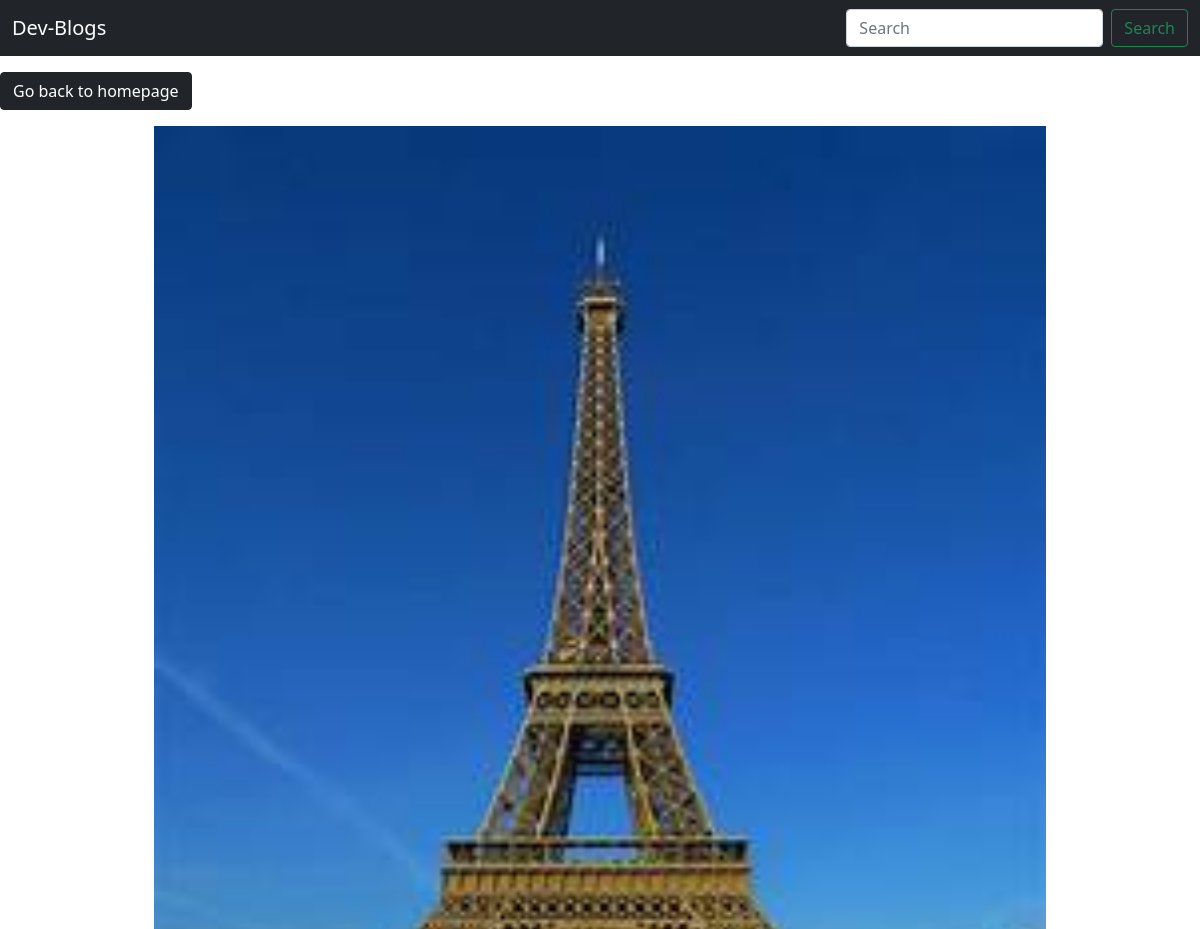
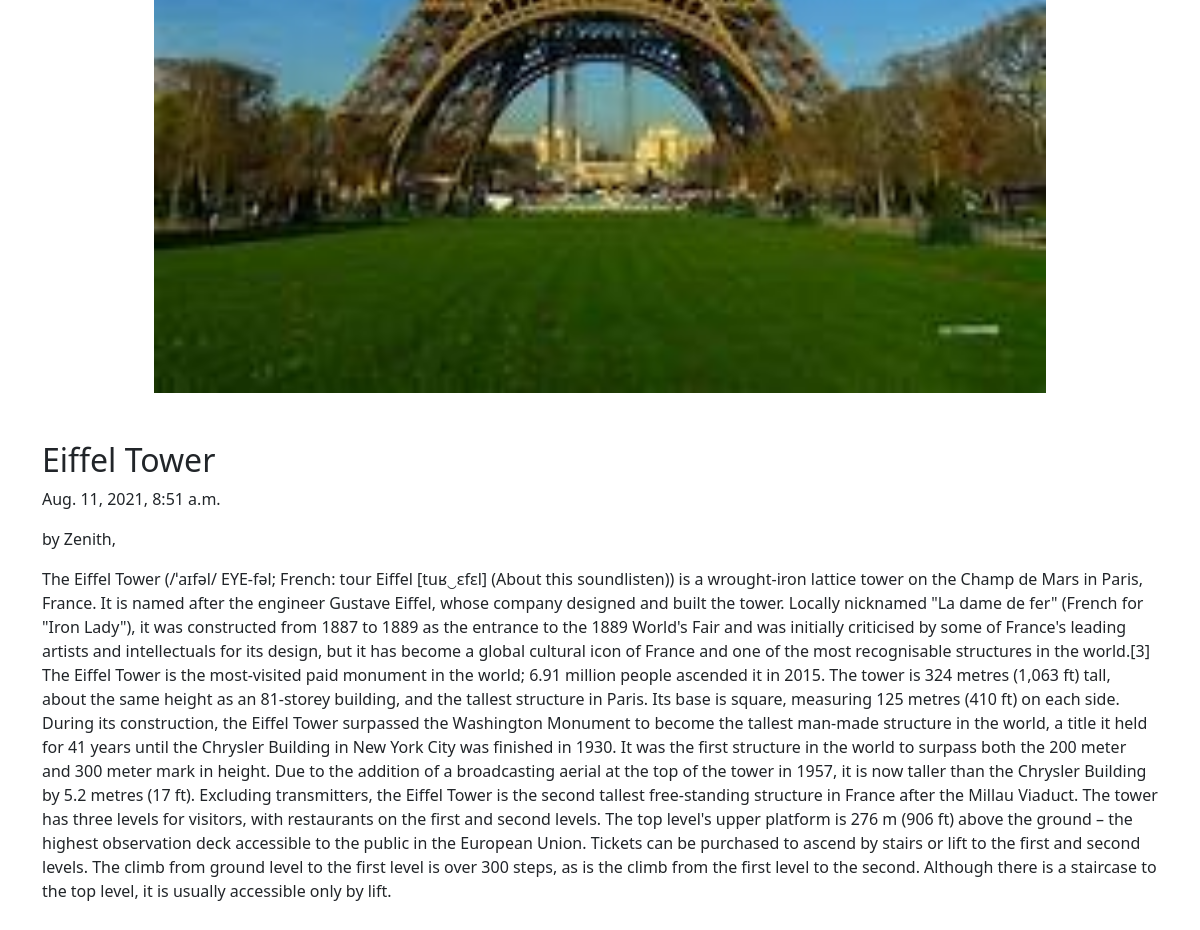
Page /blog/2 on the committed database (2 pictures, top to bottom).
### blogpost/models.py (models this page shows, shortened)
class Blog(models.Model):
    aurthor = models.CharField(max_length=200)
    title = models.CharField(max_length= 200)
    desc = models.TextField()
    image = models.ImageField()
    pub_date = models.DateTimeField('date published')

### blogpost/views.py (the view)
# urls.py: path('blog/<int:pk>',views.blog_detail,name="blog"),
def blog_detail(request,pk):
    item = Blog.objects.get(id=pk)
    return render(request,'blog.html',{'blog':item})

### templates/blog.html (shortened to what this page needs)
{% extends "base.html" %}
{% load static%}
{% block head %}
    <link rel="stylesheet" href="{% static 'css/blog.css' %}">
{% endblock %}
{% block content%}
<a href="{% url 'home'%}" class="btn btn-dark my-3"
>Go back to homepage</a
>
<div class="container">
    <img src="{{blog.image.url}}"  class="" alt="">
</div>
<div class="container my-5">
    <article class="blog-post">
        <h2 class="blog-post-title">{{blog.title}}</h2>
        <p class="blog-post-meta">{{blog.pub_date}}</p> by {{blog.aurthor}},</p>
        <p>{{blog.desc}}</p>
      </article>
</div>
{% endblock %}

### static/css/blog.css (style rules this page uses)
img { display: block; margin-left: auto; margin-right: auto; width: 80%; height: auto; }

### rows in the picture
Blog: image (picture), title "Eiffel Tower", pub_date "Aug. 11, 2021, 8:51 a.m.", aurthor "Zenith", desc "The Eiffel Tower (/ˈaɪfəl/ EYE-fəl; French: tour Eiffel [tuʁ‿ɛfɛl] (About this soundlisten)) is a wrought-iron lattice tower on the Champ de Mars in Paris, France. It is named after the engineer Gustave Eiffel, whose company designed and built the tower. Locally nicknamed \"La dame de fer\" (French for \"Iron Lady\"), it was constructed from 1887 to 1889 as the entrance to the 1889 World's Fair and was initially criticised by some of France's leading artists and intellectuals for its design, but it has become a global cultural icon of France and one of the most recognisable structures in the world.[3] The Eiffel Tower is the most-visited paid monument in the world; 6.91 million people ascended…"
